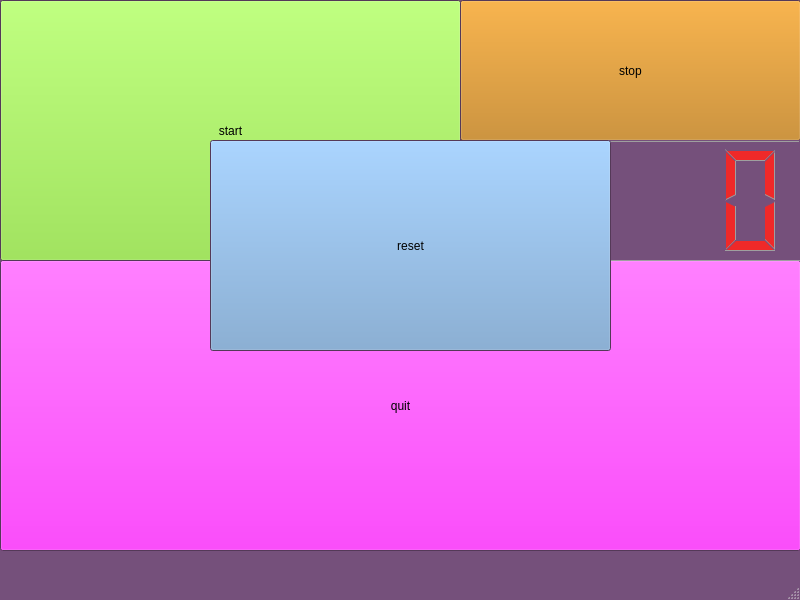
<?xml version="1.0" encoding="UTF-8"?>
<ui version="4.0">
 <class>chronometre</class>
 <widget class="QMainWindow" name="chronometre">
  <property name="geometry">
   <rect>
    <x>0</x>
    <y>0</y>
    <width>800</width>
    <height>600</height>
   </rect>
  </property>
  <property name="palette">
   <palette>
    <active>
     <colorrole role="Base">
      <brush brushstyle="SolidPattern">
       <color alpha="255">
        <red>255</red>
        <green>255</green>
        <blue>255</blue>
       </color>
      </brush>
     </colorrole>
     <colorrole role="Window">
      <brush brushstyle="SolidPattern">
       <color alpha="255">
        <red>117</red>
        <green>80</green>
        <blue>123</blue>
       </color>
      </brush>
     </colorrole>
    </active>
    <inactive>
     <colorrole role="Base">
      <brush brushstyle="SolidPattern">
       <color alpha="255">
        <red>255</red>
        <green>255</green>
        <blue>255</blue>
       </color>
      </brush>
     </colorrole>
     <colorrole role="Window">
      <brush brushstyle="SolidPattern">
       <color alpha="255">
        <red>117</red>
        <green>80</green>
        <blue>123</blue>
       </color>
      </brush>
     </colorrole>
    </inactive>
    <disabled>
     <colorrole role="Base">
      <brush brushstyle="SolidPattern">
       <color alpha="255">
        <red>117</red>
        <green>80</green>
        <blue>123</blue>
       </color>
      </brush>
     </colorrole>
     <colorrole role="Window">
      <brush brushstyle="SolidPattern">
       <color alpha="255">
        <red>117</red>
        <green>80</green>
        <blue>123</blue>
       </color>
      </brush>
     </colorrole>
    </disabled>
   </palette>
  </property>
  <property name="windowTitle">
   <string>chronometre</string>
  </property>
  <widget class="QWidget" name="centralwidget">
   <property name="palette">
    <palette>
     <active>
      <colorrole role="Light">
       <brush brushstyle="SolidPattern">
        <color alpha="255">
         <red>117</red>
         <green>80</green>
         <blue>123</blue>
        </color>
       </brush>
      </colorrole>
     </active>
     <inactive>
      <colorrole role="Light">
       <brush brushstyle="SolidPattern">
        <color alpha="255">
         <red>117</red>
         <green>80</green>
         <blue>123</blue>
        </color>
       </brush>
      </colorrole>
     </inactive>
     <disabled>
      <colorrole role="Light">
       <brush brushstyle="SolidPattern">
        <color alpha="255">
         <red>117</red>
         <green>80</green>
         <blue>123</blue>
        </color>
       </brush>
      </colorrole>
     </disabled>
    </palette>
   </property>
   <widget class="QPushButton" name="start">
    <property name="geometry">
     <rect>
      <x>0</x>
      <y>0</y>
      <width>461</width>
      <height>261</height>
     </rect>
    </property>
    <property name="palette">
     <palette>
      <active>
       <colorrole role="Button">
        <brush brushstyle="SolidPattern">
         <color alpha="255">
          <red>138</red>
          <green>226</green>
          <blue>52</blue>
         </color>
        </brush>
       </colorrole>
      </active>
      <inactive>
       <colorrole role="Button">
        <brush brushstyle="SolidPattern">
         <color alpha="255">
          <red>138</red>
          <green>226</green>
          <blue>52</blue>
         </color>
        </brush>
       </colorrole>
      </inactive>
      <disabled>
       <colorrole role="Button">
        <brush brushstyle="SolidPattern">
         <color alpha="255">
          <red>138</red>
          <green>226</green>
          <blue>52</blue>
         </color>
        </brush>
       </colorrole>
      </disabled>
     </palette>
    </property>
    <property name="text">
     <string>start</string>
    </property>
   </widget>
   <widget class="QPushButton" name="stop">
    <property name="geometry">
     <rect>
      <x>460</x>
      <y>0</y>
      <width>341</width>
      <height>141</height>
     </rect>
    </property>
    <property name="palette">
     <palette>
      <active>
       <colorrole role="Button">
        <brush brushstyle="SolidPattern">
         <color alpha="255">
          <red>193</red>
          <green>125</green>
          <blue>17</blue>
         </color>
        </brush>
       </colorrole>
      </active>
      <inactive>
       <colorrole role="Button">
        <brush brushstyle="SolidPattern">
         <color alpha="255">
          <red>193</red>
          <green>125</green>
          <blue>17</blue>
         </color>
        </brush>
       </colorrole>
      </inactive>
      <disabled>
       <colorrole role="Button">
        <brush brushstyle="SolidPattern">
         <color alpha="255">
          <red>193</red>
          <green>125</green>
          <blue>17</blue>
         </color>
        </brush>
       </colorrole>
      </disabled>
     </palette>
    </property>
    <property name="text">
     <string>stop</string>
    </property>
   </widget>
   <widget class="QPushButton" name="quit">
    <property name="geometry">
     <rect>
      <x>0</x>
      <y>260</y>
      <width>801</width>
      <height>291</height>
     </rect>
    </property>
    <property name="palette">
     <palette>
      <active>
       <colorrole role="Button">
        <brush brushstyle="SolidPattern">
         <color alpha="255">
          <red>255</red>
          <green>0</green>
          <blue>255</blue>
         </color>
        </brush>
       </colorrole>
      </active>
      <inactive>
       <colorrole role="Button">
        <brush brushstyle="SolidPattern">
         <color alpha="255">
          <red>255</red>
          <green>0</green>
          <blue>255</blue>
         </color>
        </brush>
       </colorrole>
      </inactive>
      <disabled>
       <colorrole role="Button">
        <brush brushstyle="SolidPattern">
         <color alpha="255">
          <red>255</red>
          <green>0</green>
          <blue>255</blue>
         </color>
        </brush>
       </colorrole>
      </disabled>
     </palette>
    </property>
    <property name="text">
     <string>quit</string>
    </property>
   </widget>
   <widget class="QLCDNumber" name="lcdNumber">
    <property name="geometry">
     <rect>
      <x>460</x>
      <y>140</y>
      <width>341</width>
      <height>121</height>
     </rect>
    </property>
    <property name="palette">
     <palette>
      <active>
       <colorrole role="WindowText">
        <brush brushstyle="SolidPattern">
         <color alpha="255">
          <red>239</red>
          <green>41</green>
          <blue>41</blue>
         </color>
        </brush>
       </colorrole>
       <colorrole role="Button">
        <brush brushstyle="SolidPattern">
         <color alpha="255">
          <red>239</red>
          <green>41</green>
          <blue>41</blue>
         </color>
        </brush>
       </colorrole>
       <colorrole role="Base">
        <brush brushstyle="SolidPattern">
         <color alpha="255">
          <red>117</red>
          <green>80</green>
          <blue>123</blue>
         </color>
        </brush>
       </colorrole>
       <colorrole role="Window">
        <brush brushstyle="SolidPattern">
         <color alpha="255">
          <red>117</red>
          <green>80</green>
          <blue>123</blue>
         </color>
        </brush>
       </colorrole>
      </active>
      <inactive>
       <colorrole role="WindowText">
        <brush brushstyle="SolidPattern">
         <color alpha="255">
          <red>239</red>
          <green>41</green>
          <blue>41</blue>
         </color>
        </brush>
       </colorrole>
       <colorrole role="Button">
        <brush brushstyle="SolidPattern">
         <color alpha="255">
          <red>239</red>
          <green>41</green>
          <blue>41</blue>
         </color>
        </brush>
       </colorrole>
       <colorrole role="Base">
        <brush brushstyle="SolidPattern">
         <color alpha="255">
          <red>117</red>
          <green>80</green>
          <blue>123</blue>
         </color>
        </brush>
       </colorrole>
       <colorrole role="Window">
        <brush brushstyle="SolidPattern">
         <color alpha="255">
          <red>117</red>
          <green>80</green>
          <blue>123</blue>
         </color>
        </brush>
       </colorrole>
      </inactive>
      <disabled>
       <colorrole role="WindowText">
        <brush brushstyle="SolidPattern">
         <color alpha="255">
          <red>190</red>
          <green>190</green>
          <blue>190</blue>
         </color>
        </brush>
       </colorrole>
       <colorrole role="Button">
        <brush brushstyle="SolidPattern">
         <color alpha="255">
          <red>239</red>
          <green>41</green>
          <blue>41</blue>
         </color>
        </brush>
       </colorrole>
       <colorrole role="Base">
        <brush brushstyle="SolidPattern">
         <color alpha="255">
          <red>117</red>
          <green>80</green>
          <blue>123</blue>
         </color>
        </brush>
       </colorrole>
       <colorrole role="Window">
        <brush brushstyle="SolidPattern">
         <color alpha="255">
          <red>117</red>
          <green>80</green>
          <blue>123</blue>
         </color>
        </brush>
       </colorrole>
      </disabled>
     </palette>
    </property>
   </widget>
   <widget class="QPushButton" name="reset">
    <property name="geometry">
     <rect>
      <x>210</x>
      <y>140</y>
      <width>401</width>
      <height>211</height>
     </rect>
    </property>
    <property name="palette">
     <palette>
      <active>
       <colorrole role="Button">
        <brush brushstyle="SolidPattern">
         <color alpha="255">
          <red>114</red>
          <green>159</green>
          <blue>207</blue>
         </color>
        </brush>
       </colorrole>
      </active>
      <inactive>
       <colorrole role="Button">
        <brush brushstyle="SolidPattern">
         <color alpha="255">
          <red>114</red>
          <green>159</green>
          <blue>207</blue>
         </color>
        </brush>
       </colorrole>
      </inactive>
      <disabled>
       <colorrole role="Button">
        <brush brushstyle="SolidPattern">
         <color alpha="255">
          <red>114</red>
          <green>159</green>
          <blue>207</blue>
         </color>
        </brush>
       </colorrole>
      </disabled>
     </palette>
    </property>
    <property name="text">
     <string>reset</string>
    </property>
   </widget>
  </widget>
  <widget class="QMenuBar" name="menubar">
   <property name="geometry">
    <rect>
     <x>0</x>
     <y>0</y>
     <width>800</width>
     <height>22</height>
    </rect>
   </property>
  </widget>
  <widget class="QStatusBar" name="statusbar"/>
 </widget>
 <resources/>
 <connections/>
</ui>
